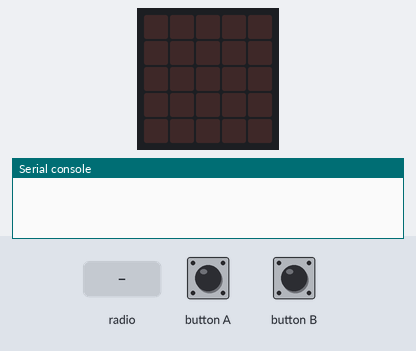
The program below on a simulated BBC micro:bit (MakeCode). On the bench: the board's 5×5 LED display, the last lines printed to the serial console. The test bench sets the inputs (shaded band). No radio messages arrive unless stated (any console line starting 'radio sent:' is added by the test bench).

Above: at 1.2 s.
1.3 s: button A pressed for 0.15 s
At 1.7 s:
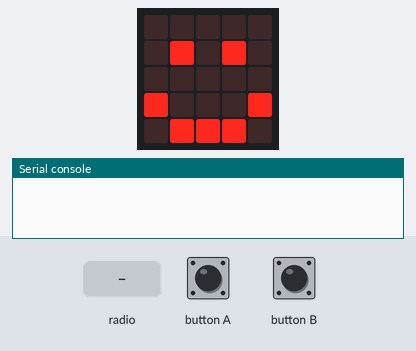
2.9 s: button B pressed for 0.15 s
At 4.2 s:
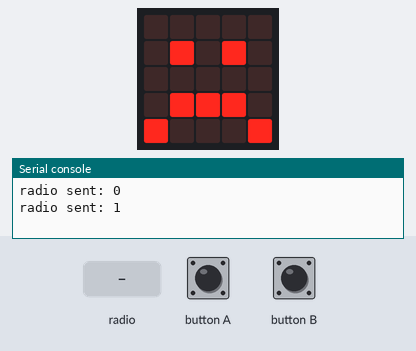
4.5 s: radio message "0" arrives
At 5.7 s:
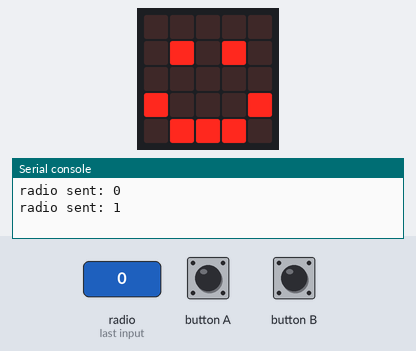
6.0 s: radio message "1" arrives
At 7.0 s:
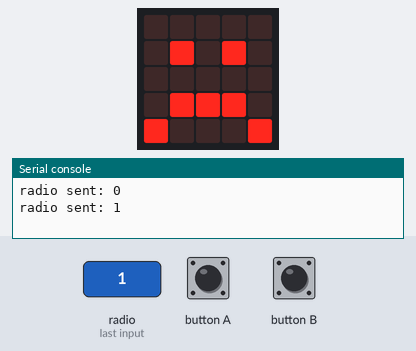
Timing chart, 0 to 8.5 s (numbered marks = the images above; inputs shaded):
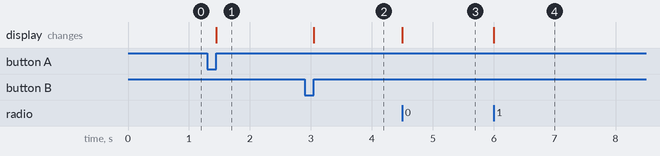

The program:

main.ts
```typescript
radio.onReceivedNumber(function (receivedNumber) {
    if (receivedNumber == 0) {
        basic.showIcon(IconNames.Happy)
    } else {
        basic.showIcon(IconNames.Sad)
    }
})
input.onButtonPressed(Button.A, function () {
    basic.showIcon(IconNames.Happy)
    radio.sendNumber(0)
})
input.onButtonPressed(Button.B, function () {
    basic.showIcon(IconNames.Sad)
    radio.sendNumber(1)
})
radio.setGroup(60)
```

test.ts
```typescript
// тестовете отиват тук; това няма да се компилира, когато този пакет се използва като разширение.
```

Measured:
- after the input at 1.3 s, the display: changes after 0.15 s (image 1)
- after the input at 2.9 s, the display: changes after 0.15 s (image 2)
- after the input at 4.5 s, the display: changes at once (image 3)
- after the input at 6.0 s, the display: changes at once (image 4)
